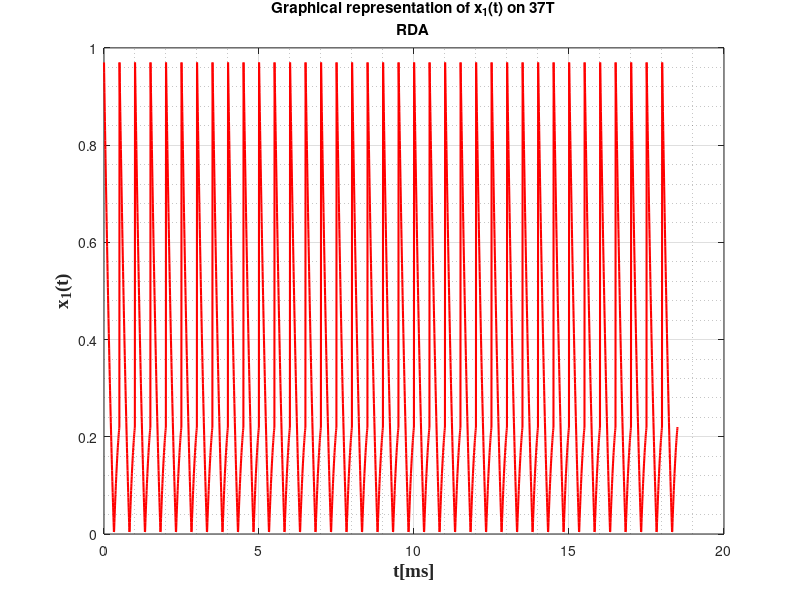

The MATLAB script that drew this image:
%x1(t) 
T_1 = 0.5;
t = linspace(0,1,100);
x = 0.86*t.^2-2.05*t+0.97;
v = ones(1,37);
x1 = x(:);
x1 = x1*v;
x1 = x1(:);
for i = 1:3700
    if x1(i) < 0
        x1(i) = -x1(i);
    end
end
T1 = linspace(0,37*T_1,3700);
plot(T1,x1,'r','LineWidth',1.5);
grid on;
grid minor;
xlabel('t[ms]', 'fontweight', 'bold', 'fontsize', 14, 'FontName', 'Times New Roman');
ylabel('x_{1}(t)','fontweight','bold','fontsize', 14, 'FontName', 'Times New Roman');
title({'Graphical representation of x_{1}(t) on 37T';'RDA'});

